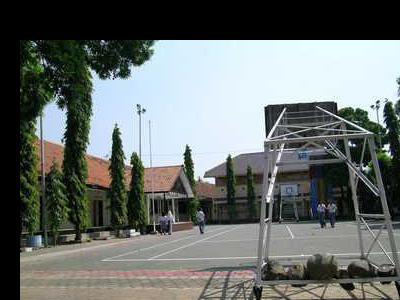
#> input picture citra_binner/gambar.jpg, 400 x 300 px
$ python untitled.py
#> lines starting #> are read from the running program, lines starting #| are printed output that depends on the picture; after the words box and inside, x2 and y2 are one past the last pixel; in counts of white or black regions, pixels touching at a corner belong together
import cv2 as cv
gambar = cv.imread("gambar.jpg", 1)
#> gambar is the input picture: shape (300, 400, 3); mean B, G, R 107.9, 110.2, 104.8
# print(gambar.shape)
def citra_binner(citra, nilai_ambang):
#> called with nilai_ambang = 100
    height, width, channels= citra.shape #dapatkan nilai tinggi & lebar
#> height = 300; width = 400; channels = 3
    citra = cv.cvtColor(citra, cv.COLOR_BGR2GRAY) #konversi menjadi gray terlebih dahulu
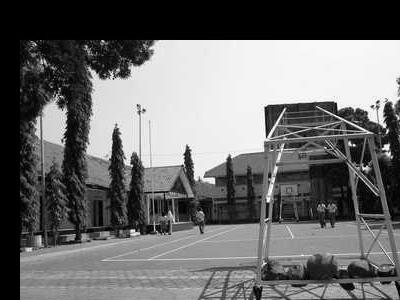
#> citra: shape (300, 400); min 0, max 255, mean 108.3
    for i in range(height):
        for j in range(width):
            if citra[i, j] < nilai_ambang: #pengecekan nilai hitam / putih (0 - 255)
                citra[i, j] = 0
            else:
                citra[i, j] = 255
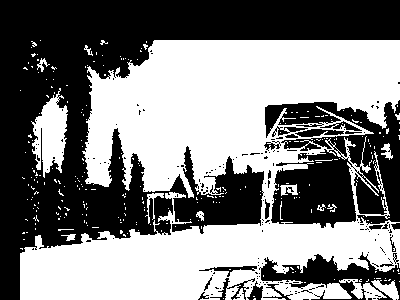
#> citra: shape (300, 400); 50.6% white; 185 black regions (162 under 20 px), largest, box (x1, y1, x2, y2) and area: (0, 0, 400, 300) 43380, (265, 100, 400, 228) 11099, (259, 252, 400, 300) 2701
    return citra
cv.imshow("Gambar Binner", citra_binner(gambar, 100))
cv.waitKey(0)
#> (the run stopped early here; a loop or call above may not have finished)
